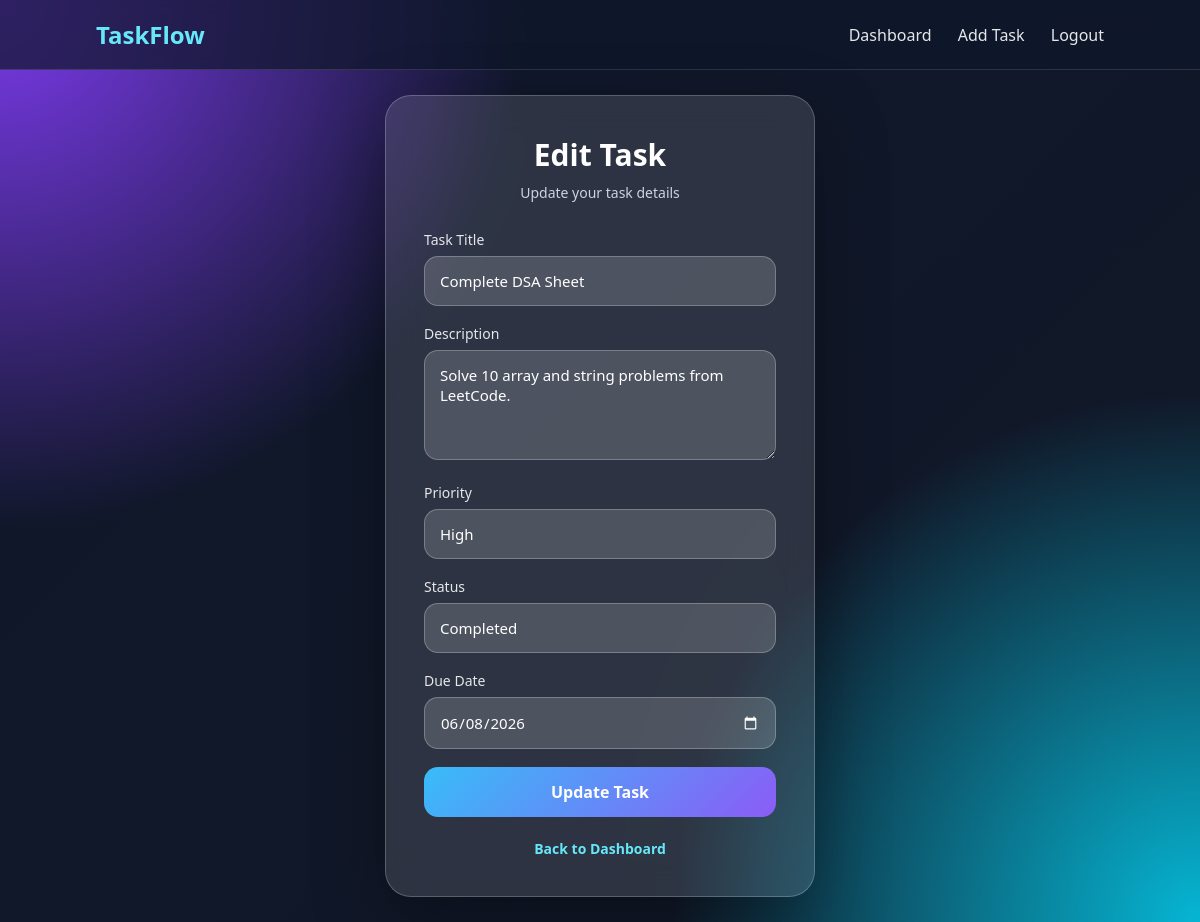
The app's page /edit_task.php?id=3 (signed in) with its own data.
### tables this page shows
CREATE TABLE `tasks` (
  `id` int(11) NOT NULL,
  `user_id` int(11) NOT NULL,
  `title` varchar(150) NOT NULL,
  `description` text DEFAULT NULL,
  `priority` enum('Low','Medium','High') DEFAULT 'Medium',
  `status` enum('Pending','In Progress','Completed') DEFAULT 'Pending',
  `due_date` date DEFAULT NULL,
  `created_at` timestamp NOT NULL DEFAULT current_timestamp()
);

### edit_task.php (the view, shortened to what this page needs)
<?php
include 'db.php';
$user_id = $_SESSION['user_id'];
$id = $_GET['id'];
$result = mysqli_query($conn, "SELECT * FROM tasks WHERE id='$id' AND user_id='$user_id'");
$task = mysqli_fetch_assoc($result);
?>
<!DOCTYPE html>
<html lang="en">
<head>
    <link rel="stylesheet" href="css/style.css">
</head>
<body>
<nav class="navbar">
    <div class="logo">TaskFlow</div>
    <div class="nav-links">
        <a href="dashboard.php">Dashboard</a>
        <a href="add_task.php">Add Task</a>
        <a href="logout.php">Logout</a>
    </div>
</nav>
<div class="form-wrapper">
    <div class="form-card">
        <h2>Edit Task</h2>
        <p class="subtitle">Update your task details</p>
        <form method="POST">
            <div class="input-group">
                <label>Task Title</label>
                <input type="text" name="title" value="<?php echo $task['title']; ?>" required>
            </div>
            <div class="input-group">
                <label>Description</label>
                <textarea name="description" rows="4"><?php echo $task['description']; ?></textarea>
            </div>
            <div class="input-group">
                <label>Priority</label>
                <select name="priority">
                    <option value="High" <?php if($task['priority'] == 'High') echo 'selected'; ?>>High</option>
                </select>
            </div>
            <div class="input-group">
                <label>Status</label>
                <select name="status">
                    <option value="Completed" <?php if($task['status'] == 'Completed') echo 'selected'; ?>>Completed</option>
                </select>
            </div>
            <div class="input-group">
                <label>Due Date</label>
                <input type="date" name="due_date" value="<?php echo $task['due_date']; ?>" required>
            </div>
            <button type="submit" name="update_task" class="btn">Update Task</button>
        </form>
        <p class="footer-text">
            <a href="dashboard.php">Back to Dashboard</a>
        </p>
    </div>
</div>
</body>
</html>

### css/style.css (style rules this page uses)
* { margin: 0; padding: 0; box-sizing: border-box; font-family: "Poppins", "Segoe UI", sans-serif; }
body { min-height: 100vh; background: radial-gradient(circle at top left, #7c3aed, transparent 35%), radial-gradient(circle at bottom right, #06b6d4, transparent 35%), linear-gradient(135deg, #0f172a, #111827); color: #ffffff; }
a { text-decoration: none; }
.form-wrapper { min-height: 100vh; display: flex; justify-content: center; align-items: center; padding: 25px; }
.form-card { width: 100%; max-width: 430px; padding: 38px; border-radius: 26px; background: rgba(255, 255, 255, 0.12); backdrop-filter: blur(18px); -webkit-backdrop-filter: blur(18px); border: 1px solid rgba(255, 255, 255, 0.22); box-shadow: 0 25px 70px rgba(0, 0, 0, 0.35); }
.form-card h2 { text-align: center; font-size: 30px; margin-bottom: 8px; }
.form-card .subtitle { text-align: center; color: #cbd5e1; margin-bottom: 28px; font-size: 14px; }
.input-group { margin-bottom: 18px; }
.input-group label { display: block; margin-bottom: 7px; font-size: 14px; color: #e5e7eb; }
.input-group input, .input-group textarea, .input-group select { width: 100%; padding: 14px 15px; border-radius: 14px; border: 1px solid rgba(255, 255, 255, 0.25); background: rgba(255, 255, 255, 0.16); color: #ffffff; outline: none; font-size: 15px; appearance: none; }
.input-group input::placeholder, .input-group textarea::placeholder { color: #cbd5e1; }
select { color: #ffffff; background: rgba(255, 255, 255, 0.16); }
select option { background: #1e293b !important; color: #ffffff !important; }
input[type="date"] { color-scheme: dark; }
.btn { width: 100%; padding: 14px; border: none; border-radius: 14px; background: linear-gradient(135deg, #38bdf8, #8b5cf6); color: #ffffff; font-size: 16px; font-weight: 700; cursor: pointer; transition: 0.3s; }
.footer-text { text-align: center; margin-top: 22px; color: #cbd5e1; font-size: 14px; }
.footer-text a { color: #67e8f9; font-weight: 700; }
.navbar { width: 100%; padding: 18px 8%; display: flex; justify-content: space-between; align-items: center; background: rgba(15, 23, 42, 0.7); backdrop-filter: blur(15px); border-bottom: 1px solid rgba(255, 255, 255, 0.12); }
.logo { font-size: 24px; font-weight: 800; color: #67e8f9; }
.nav-links a { color: #e5e7eb; margin-left: 22px; font-weight: 500; }

### records on screen
tasks: title "Complete DSA Sheet", description "Solve 10 array and string problems from LeetCode.", priority "High", status "Completed", due_date "06/08/2026"
